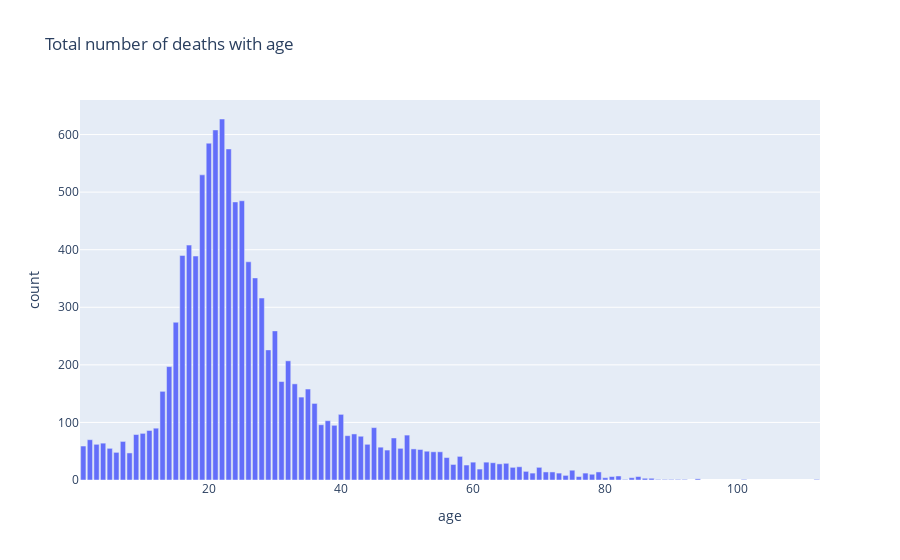

Notebook source saved alongside this figure:
### Code cell
px.bar(df.age.value_counts().reset_index(),x='age',y='count',title='Total number of deaths with age')

### Figure 1 — Plotly figure (JSON) as saved in the notebook; plotly's stock layout.template omitted (floating-point values rounded to 4 significant figures)
{"data": [{"alignmentgroup": "True", "hovertemplate": "age=%{x}<br>count=%{y}<extra></extra>", "legendgroup": "", "marker": {"color": "#636efa", "pattern": {"shape": ""}}, "name": "", "offsetgroup": "", "orientation": "v", "showlegend": false, "textposition": "auto", "type": "bar", "x": [22, 21, 20, 23, 19, 25, 24, 17, 16, 18, 26, 27, 28, 15, 30, 29, 32, 14, 31, 33, 35, 13, 34, 36, 40, 38, 37, 39, 45, 12, 11, 10, 42, 9, 50, 41, 43, 48, 2, 7, 4, 44, 3, 1, 46, 49, 5, 51, 52, 47, 53, 54, 55, 6, 8, 58, 56, 62, 60, 63, 65, 64, 57, 59, 67, 70, 66, 61, 75, 68, 71, 79, 72, 73, 69, 77, 78, 74, 82, 85, 76, 81, 84, 80, 87, 86, 94, 90, 83, 101, 112, 91, 89, 92, 88], "xaxis": "x", "y": [627, 608, 585, 575, 530, 485, 483, 408, 390, 389, 379, 351, 316, 274, 259, 226, 207, 197, 171, 167, 158, 154, 144, 133, 114, 103, 96, 95, 91, 90, 86, 81, 80, 79, 78, 77, 76, 73, 70, 67, 64, 62, 62, 59, 57, 55, 55, 54, 53, 52, 50, 49, 49, 48, 47, 41, 39, 31, 31, 30, 29, 28, 27, 26, 23, 22, 22, 19, 17, 15, 14, 14, 14, 12, 12, 12, 10, 8, 7, 6, 6, 6, 4, 4, 3, 3, 2, 1, 1, 1, 1, 1, 1, 1, 1], "yaxis": "y"}], "layout": {"barmode": "relative", "legend": {"tracegroupgap": 0}, "title": {"text": "Total number of deaths with age"}, "xaxis": {"anchor": "y", "domain": [0, 1], "title": {"text": "age"}}, "yaxis": {"anchor": "x", "domain": [0, 1], "title": {"text": "count"}}}}
